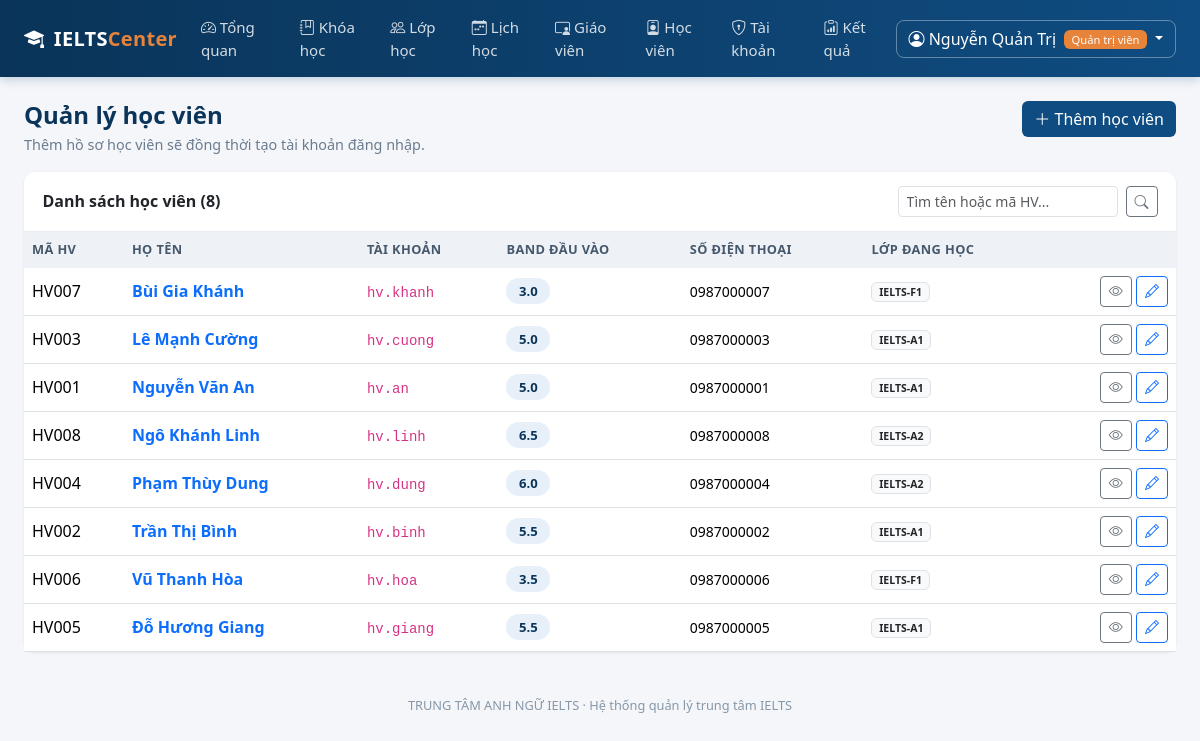
Page /quan-tri/hoc-vien (signed in) on the committed database.
### models.py (models this page shows, shortened)
class User(UserMixin, db.Model):
    __tablename__ = "users"
    id = db.Column(db.Integer, primary_key=True)
    username = db.Column(db.String(50), unique=True, nullable=False, index=True)
    password_hash = db.Column(db.String(255), nullable=False)
    role = db.Column(db.String(20), nullable=False, default=ROLE_STUDENT)
    full_name = db.Column(db.String(120), nullable=False)
    email = db.Column(db.String(120))
    phone = db.Column(db.String(20))
    is_locked = db.Column(db.Boolean, default=False, nullable=False)
    failed_logins = db.Column(db.Integer, default=0, nullable=False)
    created_at = db.Column(db.DateTime, default=datetime.now)
    teacher = db.relationship(
        "TeacherProfile", back_populates="user", uselist=False, cascade="all, delete-orphan"
    )
    student = db.relationship(
        "StudentProfile", back_populates="user", uselist=False, cascade="all, delete-orphan"
    )
    @property
    def role_label(self):
        return ROLE_LABELS.get(self.role, self.role)
    @property
    def is_admin(self):
        return self.role == ROLE_ADMIN

class StudentProfile(db.Model):
    __tablename__ = "student_profiles"
    id = db.Column(db.Integer, primary_key=True)
    user_id = db.Column(db.Integer, db.ForeignKey("users.id"), unique=True, nullable=False)
    code = db.Column(db.String(20), unique=True)   # ma hoc vien
    dob = db.Column(db.Date)
    address = db.Column(db.String(200))
    entry_band = db.Column(db.Float)               # band kiem tra dau vao
    is_active = db.Column(db.Boolean, default=True, nullable=False)
    user = db.relationship("User", back_populates="student")
    enrollments = db.relationship(
        "Enrollment", back_populates="student", cascade="all, delete-orphan"
    )
    @property
    def full_name(self):
        return self.user.full_name

class Enrollment(db.Model):
    __tablename__ = "enrollments"
    __table_args__ = (db.UniqueConstraint("student_id", "class_id", name="uq_student_class"),)
    id = db.Column(db.Integer, primary_key=True)
    student_id = db.Column(db.Integer, db.ForeignKey("student_profiles.id"), nullable=False)
    class_id = db.Column(db.Integer, db.ForeignKey("classes.id"), nullable=False)
    enrolled_at = db.Column(db.DateTime, default=datetime.now)
    status = db.Column(db.String(20), default="studying", nullable=False)
    student = db.relationship("StudentProfile", back_populates="enrollments")
    classroom = db.relationship("ClassRoom", back_populates="enrollments")
    scores = db.relationship(
        "ScoreRecord", back_populates="enrollment", cascade="all, delete-orphan"
    )

class ClassRoom(db.Model):
    __tablename__ = "classes"
    id = db.Column(db.Integer, primary_key=True)
    code = db.Column(db.String(20), unique=True, nullable=False)
    course_id = db.Column(db.Integer, db.ForeignKey("courses.id"), nullable=False)
    teacher_id = db.Column(db.Integer, db.ForeignKey("teacher_profiles.id"))
    room = db.Column(db.String(30))
    start_date = db.Column(db.Date)
    max_size = db.Column(db.Integer, default=20, nullable=False)
    status = db.Column(db.String(20), default="open", nullable=False)
    course = db.relationship("Course", back_populates="classes")
    teacher = db.relationship("TeacherProfile", back_populates="classes")
    schedules = db.relationship(
        "Schedule", back_populates="classroom", cascade="all, delete-orphan"
    )
    enrollments = db.relationship(
        "Enrollment", back_populates="classroom", cascade="all, delete-orphan"
    )

### blueprints/admin.py (the view, shortened to what this page needs)
@admin_bp.route("/hoc-vien")
def students():
    keyword = request.args.get("q", "").strip()
    query = StudentProfile.query.join(User)
    return render_template(
        "admin/students.html", students=query.order_by(User.full_name).all(), keyword=keyword
    )

### blueprints/admin.py (called while the page is built)
@admin_bp.before_request
@admin_required
def _guard():
    return None

### models.py (called while the page is built)
@login_manager.user_loader
def load_user(user_id):
    return db.session.get(User, int(user_id))

### utils.py (called while the page is built)
def role_required(*roles):
    def decorator(view):
        @wraps(view)
        def wrapper(*args, **kwargs):
            if not current_user.is_authenticated:
                flash("Vui lòng đăng nhập để tiếp tục.", "warning")
                return redirect(url_for("auth.login"))
            if current_user.role not in roles:
                abort(403)
            return view(*args, **kwargs)
        return wrapper
    return decorator

### templates/admin/students.html (shortened to what this page needs)
{% extends "base.html" %}
{% block content %}
<div class="d-flex justify-content-between align-items-start mb-3 flex-wrap gap-2">
  <div>
    <h4 class="page-title">Quản lý học viên</h4>
    <p class="page-sub mb-0">Thêm hồ sơ học viên sẽ đồng thời tạo tài khoản đăng nhập.</p>
  </div>
  <a href="{{ url_for('admin.student_form') }}" class="btn btn-primary" style="background:var(--brand);border:none">
    <i class="bi bi-plus-lg"></i> Thêm học viên
  </a>
</div>
<div class="card">
  <div class="card-header d-flex justify-content-between align-items-center">
    <span>Danh sách học viên ({{ students|length }})</span>
    <form class="d-flex gap-2" method="get">
      <input type="text" name="q" value="{{ keyword }}" class="form-control form-control-sm" placeholder="Tìm tên hoặc mã HV...">
      <button class="btn btn-sm btn-outline-secondary"><i class="bi bi-search"></i></button>
    </form>
  </div>
  <div class="table-responsive">
    <table class="table table-hover mb-0">
      <thead>
        <tr><th>Mã HV</th><th>Họ tên</th><th>Tài khoản</th><th>Band đầu vào</th>
            <th>Số điện thoại</th><th>Lớp đang học</th><th></th></tr>
      </thead>
      <tbody>
      {% for s in students %}
        <tr>
          <td>{{ s.code or '—' }}</td>
          <td class="fw-semibold">
            <a href="{{ url_for('admin.student_detail', student_id=s.id) }}" class="text-decoration-none">{{ s.full_name }}</a>
          </td>
          <td><code>{{ s.user.username }}</code></td>
          <td><span class="band-pill">{{ s.entry_band or '—' }}</span></td>
          <td class="small">{{ s.user.phone or '—' }}</td>
          <td class="small">
            {% set active = s.enrollments | selectattr('status', 'equalto', 'studying') | list %}
            {% if active %}
              {% for e in active %}<span class="badge bg-light text-dark border">{{ e.classroom.code }}</span> {% endfor %}
            {% else %}<span class="text-muted">Chưa xếp lớp</span>{% endif %}
          </td>
          <td class="text-end">
            <a href="{{ url_for('admin.student_detail', student_id=s.id) }}" class="btn btn-sm btn-outline-secondary"><i class="bi bi-eye"></i></a>
            <a href="{{ url_for('admin.student_form', student_id=s.id) }}" class="btn btn-sm btn-outline-primary"><i class="bi bi-pencil"></i></a>
          </td>
        </tr>
      {% else %}
        <tr><td colspan="7" class="text-center text-muted py-4">Chưa có học viên nào.</td></tr>
      {% endfor %}
      </tbody>
    </table>
  </div>
</div>
{% endblock %}

### templates/base.html (shortened to what this page needs)
<!DOCTYPE html>
<html lang="vi">
<head>
  <link href="{{ url_for('static', filename='vendor/bootstrap/bootstrap.min.css') }}" rel="stylesheet">
  <link href="{{ url_for('static', filename='vendor/bootstrap-icons/bootstrap-icons.min.css') }}" rel="stylesheet">
  <link rel="stylesheet" href="{{ url_for('static', filename='css/style.css') }}">
</head>
<body class="{% if not current_user.is_authenticated %}page-auth{% endif %}">
{% if current_user.is_authenticated %}
<nav class="navbar navbar-expand-lg app-navbar sticky-top">
  <div class="container-fluid px-4">
    <a class="navbar-brand" href="{{ url_for('auth.index') }}">
      <i class="bi bi-mortarboard-fill me-1"></i> IELTS<span class="brand-light">Center</span>
    </a>
    <div class="collapse navbar-collapse" id="mainNav">
      <ul class="navbar-nav me-auto">
        {% if current_user.is_admin %}
          <li class="nav-item"><a class="nav-link" href="{{ url_for('admin.dashboard') }}"><i class="bi bi-speedometer2"></i> Tổng quan</a></li>
          <li class="nav-item"><a class="nav-link" href="{{ url_for('admin.courses') }}"><i class="bi bi-journal-bookmark"></i> Khóa học</a></li>
          <li class="nav-item"><a class="nav-link" href="{{ url_for('admin.classes') }}"><i class="bi bi-people"></i> Lớp học</a></li>
          <li class="nav-item"><a class="nav-link" href="{{ url_for('admin.schedule_management') }}"><i class="bi bi-calendar-week"></i> Lịch học</a></li>
          <li class="nav-item"><a class="nav-link" href="{{ url_for('admin.teachers') }}"><i class="bi bi-person-video3"></i> Giáo viên</a></li>
          <li class="nav-item"><a class="nav-link" href="{{ url_for('admin.students') }}"><i class="bi bi-person-badge"></i> Học viên</a></li>
          <li class="nav-item"><a class="nav-link" href="{{ url_for('admin.accounts') }}"><i class="bi bi-shield-lock"></i> Tài khoản</a></li>
          <li class="nav-item"><a class="nav-link" href="{{ url_for('admin.scores') }}"><i class="bi bi-clipboard-data"></i> Kết quả</a></li>
        {% elif current_user.is_teacher %}
          <li class="nav-item"><a class="nav-link" href="{{ url_for('teacher.dashboard') }}"><i class="bi bi-speedometer2"></i> Lớp giảng dạy</a></li>
          <li class="nav-item"><a class="nav-link" href="{{ url_for('teacher.schedule') }}"><i class="bi bi-calendar-week"></i> Lịch dạy</a></li>
        {% endif %}
      </ul>
      <div class="dropdown">
        <a class="btn btn-user dropdown-toggle" href="#" data-bs-toggle="dropdown">
          <i class="bi bi-person-circle"></i>
          {{ current_user.full_name }}
          <span class="badge role-badge ms-1">{{ current_user.role_label }}</span>
        </a>
      </div>
    </div>
  </div>
</nav>
{% endif %}
<main class="{% if current_user.is_authenticated %}container-fluid px-4 py-4{% else %}auth-wrapper{% endif %}">
  {% block content %}{% endblock %}
</main>
{% if current_user.is_authenticated %}
<footer class="app-footer">
  {{ CENTER_NAME }} · Hệ thống quản lý trung tâm IELTS
</footer>
{% endif %}
</body>
</html>

### static/css/style.css (style rules this page uses)
:root { --brand: #0f4c81; --brand-dark: #0a3459; --brand-light: #4a90c2; --accent: #e8833a; --surface: #f4f6f9; }
body { background: var(--surface); font-family: "Segoe UI", Roboto, "Helvetica Neue", Arial, sans-serif; color: #23303d; min-height: 100vh; }
.app-navbar { background: linear-gradient(90deg, var(--brand-dark), var(--brand)); box-shadow: 0 2px 10px rgba(15, 76, 129, .25); }
.app-navbar .navbar-brand { color: #fff; font-weight: 700; letter-spacing: .3px; }
.app-navbar .brand-light { color: var(--accent); }
.app-navbar .nav-link { color: rgba(255, 255, 255, .82); font-size: .94rem; padding: .5rem .85rem; border-radius: 6px; }
.btn-user { color: #fff; border: 1px solid rgba(255,255,255,.35); border-radius: 8px; }
.role-badge { background: var(--accent); font-weight: 500; font-size: .7rem; }
.card { border: none; border-radius: 12px; box-shadow: 0 1px 3px rgba(16, 40, 66, .09); }
.card-header { background: #fff; border-bottom: 1px solid #e7ecf2; font-weight: 600; border-radius: 12px 12px 0 0 !important; padding: .9rem 1.15rem; }
.page-title { font-weight: 700; color: var(--brand-dark); margin-bottom: .25rem; }
.page-sub { color: #6b7c8f; font-size: .9rem; }
.table thead th { background: #eef2f7; color: #46586c; font-size: .8rem; text-transform: uppercase; letter-spacing: .4px; border-bottom: none; }
.table td, .table th { vertical-align: middle; }
.band-pill { display: inline-block; min-width: 44px; text-align: center; padding: .2rem .5rem; border-radius: 20px; font-weight: 600; font-size: .82rem; background: #e7f0f8; color: var(--brand-dark); }
.app-footer { text-align: center; color: #8797a8; font-size: .8rem; padding: 1.25rem 0 2rem; }

### rows in the picture
User: full_name "Nguyễn Quản Trị", role_label "Quản trị viên"
StudentProfile: code "HV007", full_name "Bùi Gia Khánh", user.username "hv.khanh", entry_band "3.0", user "0987000007"
Enrollment: classroom.code "IELTS-F1"
StudentProfile: code "HV003", full_name "Lê Mạnh Cường", user.username "hv.cuong", entry_band "5.0", user "0987000003"
Enrollment: classroom.code "IELTS-A1"
StudentProfile: code "HV001", full_name "Nguyễn Văn An", user.username "hv.an", entry_band "5.0", user "0987000001"
Enrollment: classroom.code "IELTS-A1"
StudentProfile: code "HV008", full_name "Ngô Khánh Linh", user.username "hv.linh", entry_band "6.5", user "0987000008"
Enrollment: classroom.code "IELTS-A2"
StudentProfile: code "HV004", full_name "Phạm Thùy Dung", user.username "hv.dung", entry_band "6.0", user "0987000004"
Enrollment: classroom.code "IELTS-A2"
StudentProfile: code "HV002", full_name "Trần Thị Bình", user.username "hv.binh", entry_band "5.5", user "0987000002"
Enrollment: classroom.code "IELTS-A1"
StudentProfile: code "HV006", full_name "Vũ Thanh Hòa", user.username "hv.hoa", entry_band "3.5", user "0987000006"
Enrollment: classroom.code "IELTS-F1"
StudentProfile: code "HV005", full_name "Đỗ Hương Giang", user.username "hv.giang", entry_band "5.5", user "0987000005"
Enrollment: classroom.code "IELTS-A1"

### other values in the picture
{{ students|length }} "8"
{{ CENTER_NAME }} "TRUNG TÂM ANH NGỮ IELTS"
